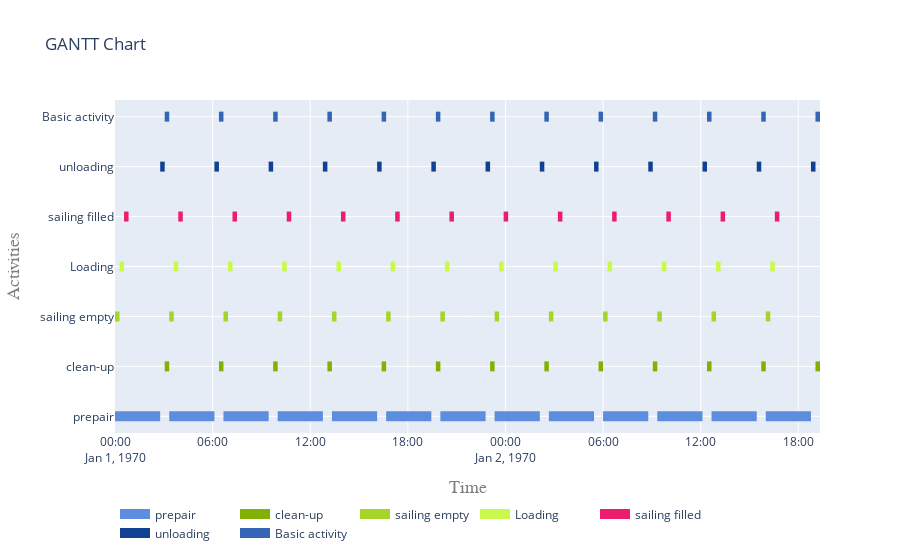

The notebook cell saved with this chart:
### Markdown cell above
##### 5.2 Visualise gantt charts

### Code cell
plot.get_gantt_chart([*sub_processes_helper, *sub_processes_main])

### Figure 1 — Plotly figure (JSON) as saved in the notebook; plotly's stock layout.template omitted (floating-point values rounded to 4 significant figures)
{"data": [{"connectgaps": false, "hoverinfo": "y+name", "line": {"color": "rgb(93,141,222)", "width": 10}, "mode": "lines", "name": "prepair", "type": "scatter", "x": ["1970-01-01T00:00:00", "1970-01-01T00:00:00", "1970-01-01T02:46:40", "1970-01-01T02:46:40", "1970-01-01T02:46:40", "1970-01-01T03:20:00", "1970-01-01T03:20:00", "1970-01-01T06:06:40", "1970-01-01T06:06:40", "1970-01-01T06:06:40", "1970-01-01T06:40:00", "1970-01-01T06:40:00", "1970-01-01T09:26:40", "1970-01-01T09:26:40", "1970-01-01T09:26:40", "1970-01-01T10:00:00", "1970-01-01T10:00:00", "1970-01-01T12:46:40", "1970-01-01T12:46:40", "1970-01-01T12:46:40", "1970-01-01T13:20:00", "1970-01-01T13:20:00", "1970-01-01T16:06:40", "1970-01-01T16:06:40", "1970-01-01T16:06:40", "1970-01-01T16:40:00", "1970-01-01T16:40:00", "1970-01-01T19:26:40", "1970-01-01T19:26:40", "1970-01-01T19:26:40", "1970-01-01T20:00:00", "1970-01-01T20:00:00", "1970-01-01T22:46:40", "1970-01-01T22:46:40", "1970-01-01T22:46:40", "1970-01-01T23:20:00", "1970-01-01T23:20:00", "1970-01-02T02:06:40", "1970-01-02T02:06:40", "1970-01-02T02:06:40", "1970-01-02T02:40:00", "1970-01-02T02:40:00", "1970-01-02T05:26:40", "1970-01-02T05:26:40", "1970-01-02T05:26:40", "1970-01-02T06:00:00", "1970-01-02T06:00:00", "1970-01-02T08:46:40", "1970-01-02T08:46:40", "1970-01-02T08:46:40", "1970-01-02T09:20:00", "1970-01-02T09:20:00", "1970-01-02T12:06:40", "1970-01-02T12:06:40", "1970-01-02T12:06:40", "1970-01-02T12:40:00", "1970-01-02T12:40:00", "1970-01-02T15:26:40", "1970-01-02T15:26:40", "1970-01-02T15:26:40", "1970-01-02T16:00:00", "1970-01-02T16:00:00", "1970-01-02T18:46:40", "1970-01-02T18:46:40", "1970-01-02T18:46:40"], "y": ["prepair", "prepair", "prepair", "prepair", null, "prepair", "prepair", "prepair", "prepair", null, "prepair", "prepair", "prepair", "prepair", null, "prepair", "prepair", "prepair", "prepair", null, "prepair", "prepair", "prepair", "prepair", null, "prepair", "prepair", "prepair", "prepair", null, "prepair", "prepair", "prepair", "prepair", null, "prepair", "prepair", "prepair", "prepair", null, "prepair", "prepair", "prepair", "prepair", null, "prepair", "prepair", "prepair", "prepair", null, "prepair", "prepair", "prepair", "prepair", null, "prepair", "prepair", "prepair", "prepair", null, "prepair", "prepair", "prepair", "prepair", null]}, {"connectgaps": false, "hoverinfo": "y+name", "line": {"color": "rgb(129,177,2)", "width": 10}, "mode": "lines", "name": "clean-up", "type": "scatter", "x": ["1970-01-01T03:03:20", "1970-01-01T03:03:20", "1970-01-01T03:20:00", "1970-01-01T03:20:00", "1970-01-01T03:20:00", "1970-01-01T06:23:20", "1970-01-01T06:23:20", "1970-01-01T06:40:00", "1970-01-01T06:40:00", "1970-01-01T06:40:00", "1970-01-01T09:43:20", "1970-01-01T09:43:20", "1970-01-01T10:00:00", "1970-01-01T10:00:00", "1970-01-01T10:00:00", "1970-01-01T13:03:20", "1970-01-01T13:03:20", "1970-01-01T13:20:00", "1970-01-01T13:20:00", "1970-01-01T13:20:00", "1970-01-01T16:23:20", "1970-01-01T16:23:20", "1970-01-01T16:40:00", "1970-01-01T16:40:00", "1970-01-01T16:40:00", "1970-01-01T19:43:20", "1970-01-01T19:43:20", "1970-01-01T20:00:00", "1970-01-01T20:00:00", "1970-01-01T20:00:00", "1970-01-01T23:03:20", "1970-01-01T23:03:20", "1970-01-01T23:20:00", "1970-01-01T23:20:00", "1970-01-01T23:20:00", "1970-01-02T02:23:20", "1970-01-02T02:23:20", "1970-01-02T02:40:00", "1970-01-02T02:40:00", "1970-01-02T02:40:00", "1970-01-02T05:43:20", "1970-01-02T05:43:20", "1970-01-02T06:00:00", "1970-01-02T06:00:00", "1970-01-02T06:00:00", "1970-01-02T09:03:20", "1970-01-02T09:03:20", "1970-01-02T09:20:00", "1970-01-02T09:20:00", "1970-01-02T09:20:00", "1970-01-02T12:23:20", "1970-01-02T12:23:20", "1970-01-02T12:40:00", "1970-01-02T12:40:00", "1970-01-02T12:40:00", "1970-01-02T15:43:20", "1970-01-02T15:43:20", "1970-01-02T16:00:00", "1970-01-02T16:00:00", "1970-01-02T16:00:00", "1970-01-02T19:03:20", "1970-01-02T19:03:20", "1970-01-02T19:20:00", "1970-01-02T19:20:00", "1970-01-02T19:20:00"], "y": ["clean-up", "clean-up", "clean-up", "clean-up", null, "clean-up", "clean-up", "clean-up", "clean-up", null, "clean-up", "clean-up", "clean-up", "clean-up", null, "clean-up", "clean-up", "clean-up", "clean-up", null, "clean-up", "clean-up", "clean-up", "clean-up", null, "clean-up", "clean-up", "clean-up", "clean-up", null, "clean-up", "clean-up", "clean-up", "clean-up", null, "clean-up", "clean-up", "clean-up", "clean-up", null, "clean-up", "clean-up", "clean-up", "clean-up", null, "clean-up", "clean-up", "clean-up", "clean-up", null, "clean-up", "clean-up", "clean-up", "clean-up", null, "clean-up", "clean-up", "clean-up", "clean-up", null, "clean-up", "clean-up", "clean-up", "clean-up", null]}, {"connectgaps": false, "hoverinfo": "y+name", "line": {"color": "rgb(165,213,38)", "width": 10}, "mode": "lines", "name": "sailing empty", "type": "scatter", "x": ["1970-01-01T00:00:00", "1970-01-01T00:00:00", "1970-01-01T00:16:40", "1970-01-01T00:16:40", "1970-01-01T00:16:40", "1970-01-01T03:20:00", "1970-01-01T03:20:00", "1970-01-01T03:36:40", "1970-01-01T03:36:40", "1970-01-01T03:36:40", "1970-01-01T06:40:00", "1970-01-01T06:40:00", "1970-01-01T06:56:40", "1970-01-01T06:56:40", "1970-01-01T06:56:40", "1970-01-01T10:00:00", "1970-01-01T10:00:00", "1970-01-01T10:16:40", "1970-01-01T10:16:40", "1970-01-01T10:16:40", "1970-01-01T13:20:00", "1970-01-01T13:20:00", "1970-01-01T13:36:40", "1970-01-01T13:36:40", "1970-01-01T13:36:40", "1970-01-01T16:40:00", "1970-01-01T16:40:00", "1970-01-01T16:56:40", "1970-01-01T16:56:40", "1970-01-01T16:56:40", "1970-01-01T20:00:00", "1970-01-01T20:00:00", "1970-01-01T20:16:40", "1970-01-01T20:16:40", "1970-01-01T20:16:40", "1970-01-01T23:20:00", "1970-01-01T23:20:00", "1970-01-01T23:36:40", "1970-01-01T23:36:40", "1970-01-01T23:36:40", "1970-01-02T02:40:00", "1970-01-02T02:40:00", "1970-01-02T02:56:40", "1970-01-02T02:56:40", "1970-01-02T02:56:40", "1970-01-02T06:00:00", "1970-01-02T06:00:00", "1970-01-02T06:16:40", "1970-01-02T06:16:40", "1970-01-02T06:16:40", "1970-01-02T09:20:00", "1970-01-02T09:20:00", "1970-01-02T09:36:40", "1970-01-02T09:36:40", "1970-01-02T09:36:40", "1970-01-02T12:40:00", "1970-01-02T12:40:00", "1970-01-02T12:56:40", "1970-01-02T12:56:40", "1970-01-02T12:56:40", "1970-01-02T16:00:00", "1970-01-02T16:00:00", "1970-01-02T16:16:40", "1970-01-02T16:16:40", "1970-01-02T16:16:40"], "y": ["sailing empty", "sailing empty", "sailing empty", "sailing empty", null, "sailing empty", "sailing empty", "sailing empty", "sailing empty", null, "sailing empty", "sailing empty", "sailing empty", "sailing empty", null, "sailing empty", "sailing empty", "sailing empty", "sailing empty", null, "sailing empty", "sailing empty", "sailing empty", "sailing empty", null, "sailing empty", "sailing empty", "sailing empty", "sailing empty", null, "sailing empty", "sailing empty", "sailing empty", "sailing empty", null, "sailing empty", "sailing empty", "sailing empty", "sailing empty", null, "sailing empty", "sailing empty", "sailing empty", "sailing empty", null, "sailing empty", "sailing empty", "sailing empty", "sailing empty", null, "sailing empty", "sailing empty", "sailing empty", "sailing empty", null, "sailing empty", "sailing empty", "sailing empty", "sailing empty", null, "sailing empty", "sailing empty", "sailing empty", "sailing empty", null]}, {"connectgaps": false, "hoverinfo": "y+name", "line": {"color": "rgb(201,249,74)", "width": 10}, "mode": "lines", "name": "Loading", "type": "scatter", "x": ["1970-01-01T00:16:40", "1970-01-01T00:16:40", "1970-01-01T00:33:20", "1970-01-01T00:33:20", "1970-01-01T00:33:20", "1970-01-01T03:36:40", "1970-01-01T03:36:40", "1970-01-01T03:53:20", "1970-01-01T03:53:20", "1970-01-01T03:53:20", "1970-01-01T06:56:40", "1970-01-01T06:56:40", "1970-01-01T07:13:20", "1970-01-01T07:13:20", "1970-01-01T07:13:20", "1970-01-01T10:16:40", "1970-01-01T10:16:40", "1970-01-01T10:33:20", "1970-01-01T10:33:20", "1970-01-01T10:33:20", "1970-01-01T13:36:40", "1970-01-01T13:36:40", "1970-01-01T13:53:20", "1970-01-01T13:53:20", "1970-01-01T13:53:20", "1970-01-01T16:56:40", "1970-01-01T16:56:40", "1970-01-01T17:13:20", "1970-01-01T17:13:20", "1970-01-01T17:13:20", "1970-01-01T20:16:40", "1970-01-01T20:16:40", "1970-01-01T20:33:20", "1970-01-01T20:33:20", "1970-01-01T20:33:20", "1970-01-01T23:36:40", "1970-01-01T23:36:40", "1970-01-01T23:53:20", "1970-01-01T23:53:20", "1970-01-01T23:53:20", "1970-01-02T02:56:40", "1970-01-02T02:56:40", "1970-01-02T03:13:20", "1970-01-02T03:13:20", "1970-01-02T03:13:20", "1970-01-02T06:16:40", "1970-01-02T06:16:40", "1970-01-02T06:33:20", "1970-01-02T06:33:20", "1970-01-02T06:33:20", "1970-01-02T09:36:40", "1970-01-02T09:36:40", "1970-01-02T09:53:20", "1970-01-02T09:53:20", "1970-01-02T09:53:20", "1970-01-02T12:56:40", "1970-01-02T12:56:40", "1970-01-02T13:13:20", "1970-01-02T13:13:20", "1970-01-02T13:13:20", "1970-01-02T16:16:40", "1970-01-02T16:16:40", "1970-01-02T16:33:20", "1970-01-02T16:33:20", "1970-01-02T16:33:20"], "y": ["Loading", "Loading", "Loading", "Loading", null, "Loading", "Loading", "Loading", "Loading", null, "Loading", "Loading", "Loading", "Loading", null, "Loading", "Loading", "Loading", "Loading", null, "Loading", "Loading", "Loading", "Loading", null, "Loading", "Loading", "Loading", "Loading", null, "Loading", "Loading", "Loading", "Loading", null, "Loading", "Loading", "Loading", "Loading", null, "Loading", "Loading", "Loading", "Loading", null, "Loading", "Loading", "Loading", "Loading", null, "Loading", "Loading", "Loading", "Loading", null, "Loading", "Loading", "Loading", "Loading", null, "Loading", "Loading", "Loading", "Loading", null]}, {"connectgaps": false, "hoverinfo": "y+name", "line": {"color": "rgb(237,29,110)", "width": 10}, "mode": "lines", "name": "sailing filled", "type": "scatter", "x": ["1970-01-01T00:33:20", "1970-01-01T00:33:20", "1970-01-01T00:50:00", "1970-01-01T00:50:00", "1970-01-01T00:50:00", "1970-01-01T03:53:20", "1970-01-01T03:53:20", "1970-01-01T04:10:00", "1970-01-01T04:10:00", "1970-01-01T04:10:00", "1970-01-01T07:13:20", "1970-01-01T07:13:20", "1970-01-01T07:30:00", "1970-01-01T07:30:00", "1970-01-01T07:30:00", "1970-01-01T10:33:20", "1970-01-01T10:33:20", "1970-01-01T10:50:00", "1970-01-01T10:50:00", "1970-01-01T10:50:00", "1970-01-01T13:53:20", "1970-01-01T13:53:20", "1970-01-01T14:10:00", "1970-01-01T14:10:00", "1970-01-01T14:10:00", "1970-01-01T17:13:20", "1970-01-01T17:13:20", "1970-01-01T17:30:00", "1970-01-01T17:30:00", "1970-01-01T17:30:00", "1970-01-01T20:33:20", "1970-01-01T20:33:20", "1970-01-01T20:50:00", "1970-01-01T20:50:00", "1970-01-01T20:50:00", "1970-01-01T23:53:20", "1970-01-01T23:53:20", "1970-01-02T00:10:00", "1970-01-02T00:10:00", "1970-01-02T00:10:00", "1970-01-02T03:13:20", "1970-01-02T03:13:20", "1970-01-02T03:30:00", "1970-01-02T03:30:00", "1970-01-02T03:30:00", "1970-01-02T06:33:20", "1970-01-02T06:33:20", "1970-01-02T06:50:00", "1970-01-02T06:50:00", "1970-01-02T06:50:00", "1970-01-02T09:53:20", "1970-01-02T09:53:20", "1970-01-02T10:10:00", "1970-01-02T10:10:00", "1970-01-02T10:10:00", "1970-01-02T13:13:20", "1970-01-02T13:13:20", "1970-01-02T13:30:00", "1970-01-02T13:30:00", "1970-01-02T13:30:00", "1970-01-02T16:33:20", "1970-01-02T16:33:20", "1970-01-02T16:50:00", "1970-01-02T16:50:00", "1970-01-02T16:50:00"], "y": ["sailing filled", "sailing filled", "sailing filled", "sailing filled", null, "sailing filled", "sailing filled", "sailing filled", "sailing filled", null, "sailing filled", "sailing filled", "sailing filled", "sailing filled", null, "sailing filled", "sailing filled", "sailing filled", "sailing filled", null, "sailing filled", "sailing filled", "sailing filled", "sailing filled", null, "sailing filled", "sailing filled", "sailing filled", "sailing filled", null, "sailing filled", "sailing filled", "sailing filled", "sailing filled", null, "sailing filled", "sailing filled", "sailing filled", "sailing filled", null, "sailing filled", "sailing filled", "sailing filled", "sailing filled", null, "sailing filled", "sailing filled", "sailing filled", "sailing filled", null, "sailing filled", "sailing filled", "sailing filled", "sailing filled", null, "sailing filled", "sailing filled", "sailing filled", "sailing filled", null, "sailing filled", "sailing filled", "sailing filled", "sailing filled", null]}, {"connectgaps": false, "hoverinfo": "y+name", "line": {"color": "rgb(17,65,146)", "width": 10}, "mode": "lines", "name": "unloading", "type": "scatter", "x": ["1970-01-01T02:46:40", "1970-01-01T02:46:40", "1970-01-01T03:03:20", "1970-01-01T03:03:20", "1970-01-01T03:03:20", "1970-01-01T06:06:40", "1970-01-01T06:06:40", "1970-01-01T06:23:20", "1970-01-01T06:23:20", "1970-01-01T06:23:20", "1970-01-01T09:26:40", "1970-01-01T09:26:40", "1970-01-01T09:43:20", "1970-01-01T09:43:20", "1970-01-01T09:43:20", "1970-01-01T12:46:40", "1970-01-01T12:46:40", "1970-01-01T13:03:20", "1970-01-01T13:03:20", "1970-01-01T13:03:20", "1970-01-01T16:06:40", "1970-01-01T16:06:40", "1970-01-01T16:23:20", "1970-01-01T16:23:20", "1970-01-01T16:23:20", "1970-01-01T19:26:40", "1970-01-01T19:26:40", "1970-01-01T19:43:20", "1970-01-01T19:43:20", "1970-01-01T19:43:20", "1970-01-01T22:46:40", "1970-01-01T22:46:40", "1970-01-01T23:03:20", "1970-01-01T23:03:20", "1970-01-01T23:03:20", "1970-01-02T02:06:40", "1970-01-02T02:06:40", "1970-01-02T02:23:20", "1970-01-02T02:23:20", "1970-01-02T02:23:20", "1970-01-02T05:26:40", "1970-01-02T05:26:40", "1970-01-02T05:43:20", "1970-01-02T05:43:20", "1970-01-02T05:43:20", "1970-01-02T08:46:40", "1970-01-02T08:46:40", "1970-01-02T09:03:20", "1970-01-02T09:03:20", "1970-01-02T09:03:20", "1970-01-02T12:06:40", "1970-01-02T12:06:40", "1970-01-02T12:23:20", "1970-01-02T12:23:20", "1970-01-02T12:23:20", "1970-01-02T15:26:40", "1970-01-02T15:26:40", "1970-01-02T15:43:20", "1970-01-02T15:43:20", "1970-01-02T15:43:20", "1970-01-02T18:46:40", "1970-01-02T18:46:40", "1970-01-02T19:03:20", "1970-01-02T19:03:20", "1970-01-02T19:03:20"], "y": ["unloading", "unloading", "unloading", "unloading", null, "unloading", "unloading", "unloading", "unloading", null, "unloading", "unloading", "unloading", "unloading", null, "unloading", "unloading", "unloading", "unloading", null, "unloading", "unloading", "unloading", "unloading", null, "unloading", "unloading", "unloading", "unloading", null, "unloading", "unloading", "unloading", "unloading", null, "unloading", "unloading", "unloading", "unloading", null, "unloading", "unloading", "unloading", "unloading", null, "unloading", "unloading", "unloading", "unloading", null, "unloading", "unloading", "unloading", "unloading", null, "unloading", "unloading", "unloading", "unloading", null, "unloading", "unloading", "unloading", "unloading", null]}, {"connectgaps": false, "hoverinfo": "y+name", "line": {"color": "rgb(53,101,182)", "width": 10}, "mode": "lines", "name": "Basic activity", "type": "scatter", "x": ["1970-01-01T03:03:20", "1970-01-01T03:03:20", "1970-01-01T03:20:00", "1970-01-01T03:20:00", "1970-01-01T03:20:00", "1970-01-01T06:23:20", "1970-01-01T06:23:20", "1970-01-01T06:40:00", "1970-01-01T06:40:00", "1970-01-01T06:40:00", "1970-01-01T09:43:20", "1970-01-01T09:43:20", "1970-01-01T10:00:00", "1970-01-01T10:00:00", "1970-01-01T10:00:00", "1970-01-01T13:03:20", "1970-01-01T13:03:20", "1970-01-01T13:20:00", "1970-01-01T13:20:00", "1970-01-01T13:20:00", "1970-01-01T16:23:20", "1970-01-01T16:23:20", "1970-01-01T16:40:00", "1970-01-01T16:40:00", "1970-01-01T16:40:00", "1970-01-01T19:43:20", "1970-01-01T19:43:20", "1970-01-01T20:00:00", "1970-01-01T20:00:00", "1970-01-01T20:00:00", "1970-01-01T23:03:20", "1970-01-01T23:03:20", "1970-01-01T23:20:00", "1970-01-01T23:20:00", "1970-01-01T23:20:00", "1970-01-02T02:23:20", "1970-01-02T02:23:20", "1970-01-02T02:40:00", "1970-01-02T02:40:00", "1970-01-02T02:40:00", "1970-01-02T05:43:20", "1970-01-02T05:43:20", "1970-01-02T06:00:00", "1970-01-02T06:00:00", "1970-01-02T06:00:00", "1970-01-02T09:03:20", "1970-01-02T09:03:20", "1970-01-02T09:20:00", "1970-01-02T09:20:00", "1970-01-02T09:20:00", "1970-01-02T12:23:20", "1970-01-02T12:23:20", "1970-01-02T12:40:00", "1970-01-02T12:40:00", "1970-01-02T12:40:00", "1970-01-02T15:43:20", "1970-01-02T15:43:20", "1970-01-02T16:00:00", "1970-01-02T16:00:00", "1970-01-02T16:00:00", "1970-01-02T19:03:20", "1970-01-02T19:03:20", "1970-01-02T19:20:00", "1970-01-02T19:20:00", "1970-01-02T19:20:00"], "y": ["Basic activity", "Basic activity", "Basic activity", "Basic activity", null, "Basic activity", "Basic activity", "Basic activity", "Basic activity", null, "Basic activity", "Basic activity", "Basic activity", "Basic activity", null, "Basic activity", "Basic activity", "Basic activity", "Basic activity", null, "Basic activity", "Basic activity", "Basic activity", "Basic activity", null, "Basic activity", "Basic activity", "Basic activity", "Basic activity", null, "Basic activity", "Basic activity", "Basic activity", "Basic activity", null, "Basic activity", "Basic activity", "Basic activity", "Basic activity", null, "Basic activity", "Basic activity", "Basic activity", "Basic activity", null, "Basic activity", "Basic activity", "Basic activity", "Basic activity", null, "Basic activity", "Basic activity", "Basic activity", "Basic activity", null, "Basic activity", "Basic activity", "Basic activity", "Basic activity", null, "Basic activity", "Basic activity", "Basic activity", "Basic activity", null]}], "layout": {"hovermode": "closest", "legend": {"orientation": "h", "x": 0, "y": -0.2}, "title": {"text": "GANTT Chart"}, "xaxis": {"range": ["1970-01-01T00:00:00", "1970-01-02T19:20:00"], "title": {"font": {"color": "#7f7f7f", "family": "Courier New, monospace", "size": 18}, "text": "Time"}}, "yaxis": {"title": {"font": {"color": "#7f7f7f", "family": "Courier New, monospace", "size": 18}, "text": "Activities"}}}}
